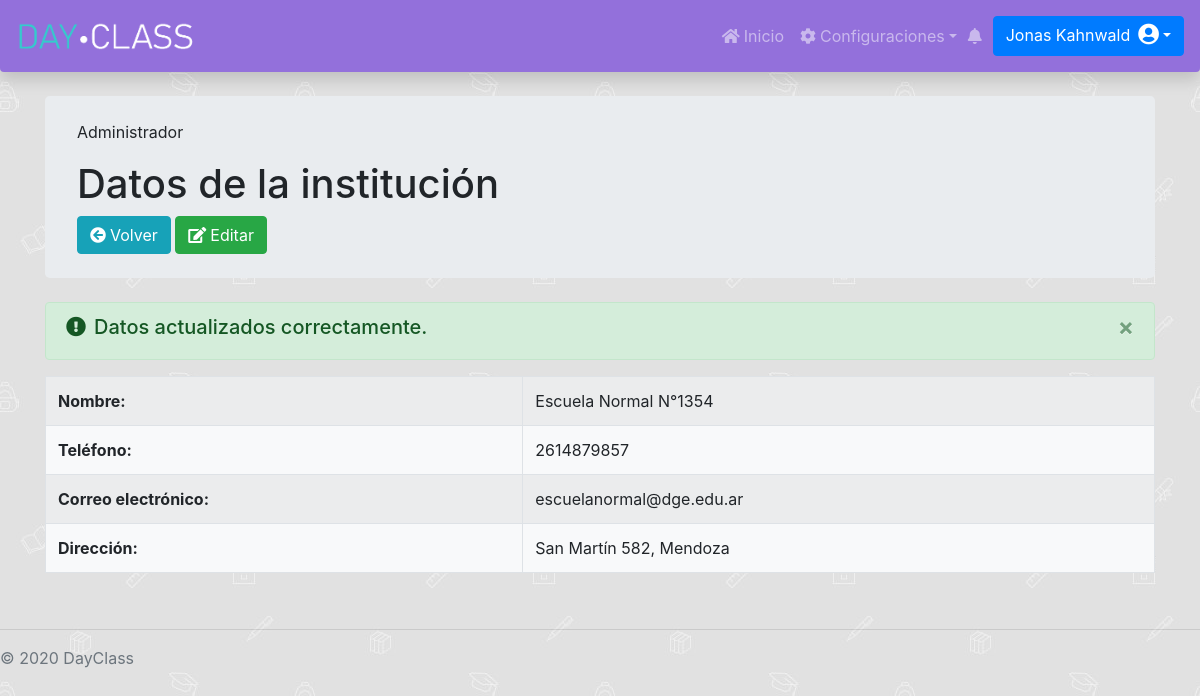
Screenshot of /Administrador/ConfiguracionSistema/Parametros/institucion.php?resultado=1 (signed in) with the database file from the repository.
### tables this page shows
CREATE TABLE `institucion` (
  `id` int(11) NOT NULL AUTO_INCREMENT,
  `fechaAltaInstitucion` date DEFAULT NULL,
  `fechaBajaInstitucion` date DEFAULT NULL,
  `nombreInstitucion` varchar(255) DEFAULT NULL,
  `telefonoInstitucion` varchar(255) NOT NULL,
  `direccionInstitucion` varchar(255) NOT NULL,
  `correoInstitucion` varchar(255) NOT NULL,
  PRIMARY KEY (`id`)
);

### Administrador/ConfiguracionSistema/Parametros/institucion.php (the view, shortened to what this page needs)
<?php
include "../../../databaseConection.php";
$institucion = $con->query("SELECT * FROM institucion");
if(($institucion->num_rows)==0){
    $nombre = "";
    $telefono = "";
    $correo = "";
    $direccion = "";
} else {
    $dataInstitucion = $institucion->fetch_assoc();
    $nombre = $dataInstitucion['nombreInstitucion'];
    $telefono = $dataInstitucion['telefonoInstitucion'];
    $correo = $dataInstitucion['correoInstitucion'];
    $direccion = $dataInstitucion['direccionInstitucion'];
}
?>
<div class="container">
    <div class="jumbotron my-4 py-4">
        <p class="card-text">Administrador</p>
        <h1>Datos de la institución</h1>
        <a href="config_parametros.php" class="btn btn-info"><i class="fa fa-arrow-circle-left mr-1"></i>Volver</a>
        <button class="btn btn-success" data-toggle="modal" data-target="#staticBackdrop"><i class="fa fa-edit mr-1"></i>Editar</button>
    </div>
    <?php
    if(isset($_GET["resultado"])){
        switch ($_GET["resultado"]) {
            case 1:
                echo "<div class='alert alert-success alert-dismissible fade show' role='alert'>
                        <h5><i class='fa fa-exclamation-circle mr-2'></i>Datos actualizados correctamente.</h5>
                        <button type='button' class='close' data-dismiss='alert' aria-label='Close'>
                        <span aria-hidden='true'>&times;</span>
                        </button>
                    </div>";
                break;
        }
    }
    ?>
    <div class="table-responsive">
        <table class="table bg-light table-bordered table-striped">
            <tr>
                <td class="font-weight-bold">Nombre:</td>
                <td><?php echo "$nombre" ?></td>
            </tr>
            <tr>
                <td class="font-weight-bold">Teléfono:</td>
                <td><?php echo "$telefono" ?></td>
            </tr>
            <tr>
                <td class="font-weight-bold">Correo electrónico:</td>
                <td><?php echo "$correo" ?></td>
            </tr>
            <tr>
                <td class="font-weight-bold">Dirección:</td>
                <td><?php echo "$direccion" ?></td>
            </tr>
        </table>
    </div>
</div>

### DayClassStyle.css (style rules this page uses)
.dayclassnav { background-color: mediumpurple; }
.abajo-pagina { position: absolute; bottom: auto; width: 100%; }
body { padding-top: 4.5rem; background-image: url("/DayClass/images/school.jpg"); background-repeat: repeat; background-attachment: fixed; }

### rows the page displays
institucion: nombreInstitucion "Escuela Normal N°1354", telefonoInstitucion "2614879857", correoInstitucion "escuelanormal@dge.edu.ar", direccionInstitucion "San Martín 582, Mendoza"
